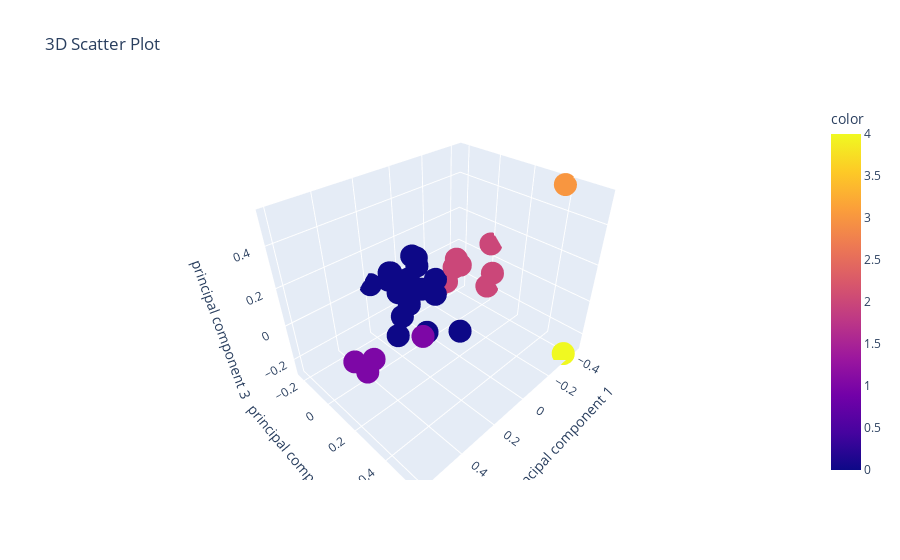

Notebook code cell kept with this figure:
### Code cell
fig.show()

### Figure 1 — Plotly figure (JSON) as saved in the notebook; plotly's stock layout.template omitted (floating-point values rounded to 4 significant figures)
{"data": [{"hovertemplate": "principal component 1=%{x}<br>principal component 2=%{y}<br>principal component 3=%{z}<br>color=%{marker.color}<extra></extra>", "legendgroup": "", "marker": {"color": [0, 0, 0, 1, 1, 1, 3, 2, 2, 2, 0, 0, 0, 2, 2, 1, 2, 4, 0, 0, 0, 0, 0, 2, 0, 0, 0, 0, 0, 0, 2, 0, 0], "coloraxis": "coloraxis", "symbol": "circle"}, "mode": "markers", "name": "", "scene": "scene", "showlegend": false, "type": "scatter3d", "x": [-0.002699, 0.08751, 0.1763, 0.4709, 0.5679, 0.2496, -0.4319, -0.4371, -0.4109, -0.2559, 0.05238, 0.1302, -0.06166, -0.1555, -0.2494, 0.5992, -0.4323, -0.3551, 0.1913, 0.1787, 0.09748, -0.08907, -0.01288, -0.2406, -0.01585, 0.1466, 0.1575, 0.1874, 0.03049, -0.05495, -0.1544, 0.08681, -0.04985], "y": [-0.07085, -0.06422, -0.01271, 0.1548, 0.2499, 0.2114, 0.3837, 0.002663, 0.04688, -0.07532, -0.1188, -0.1365, -0.1694, 0.004429, -0.1405, 0.2212, -0.001796, 0.5636, -0.03599, 0.1594, -0.1332, -0.0607, -0.1467, -0.03293, -0.115, -0.1378, 0.01305, -0.2321, -0.1293, 0.147, -0.1152, -0.2067, -0.02244], "z": [-0.02484, -0.06804, -0.06433, -0.0275, 0.03703, -0.005354, 0.5296, 0.08756, -0.06454, 0.03829, -0.02913, 0.1025, 0.08832, 0.06883, -0.131, 0.09159, -0.1834, -0.2719, -0.1887, -0.05632, -0.027, -0.002137, 0.1304, 0.02706, 0.08558, 0.06845, 0.06607, 0.01625, 0.02402, -0.1978, -0.114, 0.05042, -0.05582]}], "layout": {"coloraxis": {"colorbar": {"title": {"text": "color"}}, "colorscale": [[0, "#0d0887"], [0.1111, "#46039f"], [0.2222, "#7201a8"], [0.3333, "#9c179e"], [0.4444, "#bd3786"], [0.5556, "#d8576b"], [0.6667, "#ed7953"], [0.7778, "#fb9f3a"], [0.8889, "#fdca26"], [1, "#f0f921"]]}, "legend": {"tracegroupgap": 0}, "scene": {"domain": {"x": [0, 1], "y": [0, 1]}, "xaxis": {"title": {"text": "principal component 1"}}, "yaxis": {"title": {"text": "principal component 2"}}, "zaxis": {"title": {"text": "principal component 3"}}}, "title": {"text": "3D Scatter Plot"}}}
